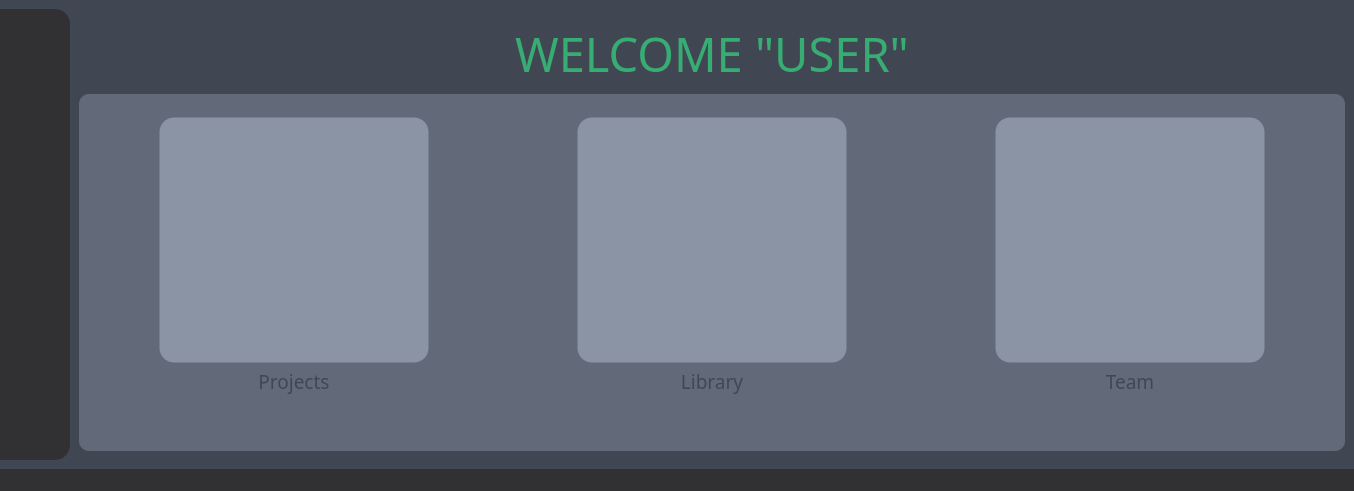
<?xml version="1.0" encoding="UTF-8"?>
<ui version="4.0">
 <class>PL_mainDashboard</class>
 <widget class="QMainWindow" name="PL_mainDashboard">
  <property name="geometry">
   <rect>
    <x>0</x>
    <y>0</y>
    <width>1354</width>
    <height>491</height>
   </rect>
  </property>
  <property name="windowTitle">
   <string>MainWindow</string>
  </property>
  <property name="styleSheet">
   <string notr="true">background-color: #414752;</string>
  </property>
  <widget class="QWidget" name="wdg_main_admin">
   <layout class="QHBoxLayout" name="horizontalLayout_3">
    <property name="spacing">
     <number>0</number>
    </property>
    <property name="leftMargin">
     <number>0</number>
    </property>
    <property name="rightMargin">
     <number>0</number>
    </property>
    <item>
     <widget class="QFrame" name="frm_menu_bar">
      <property name="maximumSize">
       <size>
        <width>70</width>
        <height>16777215</height>
       </size>
      </property>
      <property name="styleSheet">
       <string notr="true">background-color:#313134;
border-top-right-radius: 15px;
border-bottom-right-radius: 15px;</string>
      </property>
      <property name="frameShape">
       <enum>QFrame::NoFrame</enum>
      </property>
      <property name="frameShadow">
       <enum>QFrame::Plain</enum>
      </property>
      <layout class="QVBoxLayout" name="verticalLayout_5">
       <item>
        <widget class="QFrame" name="frm_logo">
         <property name="maximumSize">
          <size>
           <width>16777215</width>
           <height>70</height>
          </size>
         </property>
         <property name="frameShape">
          <enum>QFrame::NoFrame</enum>
         </property>
         <property name="frameShadow">
          <enum>QFrame::Plain</enum>
         </property>
         <layout class="QVBoxLayout" name="verticalLayout_6">
          <property name="spacing">
           <number>0</number>
          </property>
          <property name="leftMargin">
           <number>0</number>
          </property>
          <property name="topMargin">
           <number>0</number>
          </property>
          <property name="rightMargin">
           <number>0</number>
          </property>
          <property name="bottomMargin">
           <number>0</number>
          </property>
          <item>
           <widget class="QPushButton" name="btn_logo_pipeliam">
            <property name="maximumSize">
             <size>
              <width>150</width>
              <height>16777215</height>
             </size>
            </property>
            <property name="styleSheet">
             <string notr="true">QPushButton{background-color:transparent;border:none}

QPushButton:hovered{background-color:transparent;border:none}</string>
            </property>
            <property name="text">
             <string/>
            </property>
            <property name="icon">
             <iconset resource="../utils/utils.qrc">
              <normaloff>:/logo/logo/logo_green.png</normaloff>:/logo/logo/logo_green.png</iconset>
            </property>
            <property name="iconSize">
             <size>
              <width>70</width>
              <height>70</height>
             </size>
            </property>
            <property name="checked">
             <bool>false</bool>
            </property>
            <property name="default">
             <bool>false</bool>
            </property>
            <property name="flat">
             <bool>true</bool>
            </property>
           </widget>
          </item>
         </layout>
        </widget>
       </item>
       <item>
        <widget class="QFrame" name="frm_menu_bar_main">
         <property name="frameShape">
          <enum>QFrame::NoFrame</enum>
         </property>
         <property name="frameShadow">
          <enum>QFrame::Plain</enum>
         </property>
         <layout class="QVBoxLayout" name="verticalLayout_8">
          <property name="spacing">
           <number>0</number>
          </property>
          <property name="leftMargin">
           <number>0</number>
          </property>
          <property name="topMargin">
           <number>0</number>
          </property>
          <property name="rightMargin">
           <number>0</number>
          </property>
          <property name="bottomMargin">
           <number>0</number>
          </property>
          <item>
           <spacer name="verticalSpacer">
            <property name="orientation">
             <enum>Qt::Vertical</enum>
            </property>
            <property name="sizeType">
             <enum>QSizePolicy::Expanding</enum>
            </property>
            <property name="sizeHint" stdset="0">
             <size>
              <width>20</width>
              <height>332</height>
             </size>
            </property>
           </spacer>
          </item>
          <item>
           <widget class="QPushButton" name="btn_logout">
            <property name="maximumSize">
             <size>
              <width>50</width>
              <height>16777215</height>
             </size>
            </property>
            <property name="statusTip">
             <string/>
            </property>
            <property name="whatsThis">
             <string/>
            </property>
            <property name="styleSheet">
             <string notr="true">QPushButton{
	background-color:transparent;
	color:#414752;
}
QPushButton:hover{
	color:#313134;
	icon: url(:/icons/icons/logout_h.png);
	background-color:transparent;

}
QPushButton:pressed{
	background-color:transparent;
	color:#FFF;	
    icon: url(:/icons/icons/logout_h.png);
}</string>
            </property>
            <property name="text">
             <string/>
            </property>
            <property name="icon">
             <iconset resource="../utils/utils.qrc">
              <normaloff>:/icons/icons/logout.png</normaloff>:/icons/icons/logout.png</iconset>
            </property>
            <property name="iconSize">
             <size>
              <width>25</width>
              <height>25</height>
             </size>
            </property>
            <property name="flat">
             <bool>true</bool>
            </property>
           </widget>
          </item>
         </layout>
        </widget>
       </item>
      </layout>
     </widget>
    </item>
    <item>
     <widget class="QFrame" name="frm_menu">
      <property name="maximumSize">
       <size>
        <width>0</width>
        <height>16777215</height>
       </size>
      </property>
      <property name="styleSheet">
       <string notr="true"/>
      </property>
      <property name="frameShape">
       <enum>QFrame::NoFrame</enum>
      </property>
      <property name="frameShadow">
       <enum>QFrame::Plain</enum>
      </property>
      <layout class="QVBoxLayout" name="verticalLayout_7">
       <property name="spacing">
        <number>0</number>
       </property>
       <property name="leftMargin">
        <number>0</number>
       </property>
       <item>
        <spacer name="vs_menu_top">
         <property name="orientation">
          <enum>Qt::Vertical</enum>
         </property>
         <property name="sizeType">
          <enum>QSizePolicy::Fixed</enum>
         </property>
         <property name="sizeHint" stdset="0">
          <size>
           <width>20</width>
           <height>20</height>
          </size>
         </property>
        </spacer>
       </item>
       <item>
        <widget class="QFrame" name="frm_menu_back">
         <property name="styleSheet">
          <string notr="true">background-color : #626A79;
border-top-right-radius: 15px;
border-bottom-right-radius: 15px;</string>
         </property>
         <property name="frameShape">
          <enum>QFrame::StyledPanel</enum>
         </property>
         <property name="frameShadow">
          <enum>QFrame::Raised</enum>
         </property>
        </widget>
       </item>
      </layout>
     </widget>
    </item>
    <item>
     <widget class="QFrame" name="frm_main">
      <property name="frameShape">
       <enum>QFrame::NoFrame</enum>
      </property>
      <property name="frameShadow">
       <enum>QFrame::Plain</enum>
      </property>
      <layout class="QVBoxLayout" name="verticalLayout">
       <item>
        <widget class="QFrame" name="frm_top">
         <property name="maximumSize">
          <size>
           <width>16777215</width>
           <height>70</height>
          </size>
         </property>
         <property name="frameShape">
          <enum>QFrame::NoFrame</enum>
         </property>
         <property name="frameShadow">
          <enum>QFrame::Plain</enum>
         </property>
         <layout class="QHBoxLayout" name="horizontalLayout">
          <item>
           <widget class="QLabel" name="lab_welcome">
            <property name="font">
             <font>
              <family>TrendSansW00-One</family>
              <pointsize>35</pointsize>
              <weight>50</weight>
              <bold>false</bold>
             </font>
            </property>
            <property name="styleSheet">
             <string notr="true">color :#37ad74</string>
            </property>
            <property name="frameShape">
             <enum>QFrame::NoFrame</enum>
            </property>
            <property name="text">
             <string>WELCOME &quot;USER&quot;</string>
            </property>
            <property name="alignment">
             <set>Qt::AlignCenter</set>
            </property>
           </widget>
          </item>
         </layout>
        </widget>
       </item>
       <item>
        <widget class="QFrame" name="frm_bot">
         <property name="styleSheet">
          <string notr="true">QFrame{background-color:#626A79;border-radius:10px}</string>
         </property>
         <property name="frameShape">
          <enum>QFrame::NoFrame</enum>
         </property>
         <property name="frameShadow">
          <enum>QFrame::Plain</enum>
         </property>
         <layout class="QHBoxLayout" name="horizontalLayout_2">
          <item>
           <widget class="QFrame" name="frm_project">
            <property name="styleSheet">
             <string notr="true">QPushButton{
	background-color:#8B94A4;
	border-style: solid;
	border-color: transparent;
	border-width: 5px;
	border-radius: 17px;
	margin-left : 60px;
	margin-right : 60px;
	color:#414752;
}
QPushButton:hover{
	color:#313134;
	background-color:#FFF;

}
QPushButton:pressed{
	background-color:#313134;
	color:#FFF;	
    icon: url(:/icons/icons/folder_h.png);
	margin-left : 65px;
	margin-right : 65px;
	margin-top: 5px;
	margin-bottom : 5px;
}

QLabel:hover{
	color : #FFF;
}</string>
            </property>
            <property name="frameShape">
             <enum>QFrame::StyledPanel</enum>
            </property>
            <property name="frameShadow">
             <enum>QFrame::Raised</enum>
            </property>
            <layout class="QVBoxLayout" name="verticalLayout_2">
             <property name="spacing">
              <number>0</number>
             </property>
             <item>
              <widget class="QPushButton" name="btn_project">
               <property name="sizePolicy">
                <sizepolicy hsizetype="Preferred" vsizetype="Preferred">
                 <horstretch>0</horstretch>
                 <verstretch>0</verstretch>
                </sizepolicy>
               </property>
               <property name="maximumSize">
                <size>
                 <width>16777215</width>
                 <height>250</height>
                </size>
               </property>
               <property name="statusTip">
                <string/>
               </property>
               <property name="styleSheet">
                <string notr="true">QPushButton{
	background-color:#8B94A4;
	border-style: solid;
	border-color: transparent;
	border-width: 5px;
	border-radius: 17px;
	margin-left : 60px;
	margin-right : 60px;
	color:#414752;
}
QPushButton:hover{
	color:#313134;
	background-color:#FFF;

}
QPushButton:pressed{
	background-color:#313134;
	color:#FFF;	
    icon: url(:/icons/icons/folder_h.png);
	margin-left : 65px;
	margin-right : 65px;
	margin-top: 5px;
	margin-bottom : 5px;
}</string>
               </property>
               <property name="text">
                <string/>
               </property>
               <property name="icon">
                <iconset resource="../utils/utils.qrc">
                 <normaloff>:/icons/icons/folder.png</normaloff>:/icons/icons/folder.png</iconset>
               </property>
               <property name="iconSize">
                <size>
                 <width>60</width>
                 <height>60</height>
                </size>
               </property>
               <property name="flat">
                <bool>true</bool>
               </property>
              </widget>
             </item>
             <item>
              <widget class="QLabel" name="lab_project">
               <property name="maximumSize">
                <size>
                 <width>16777215</width>
                 <height>60</height>
                </size>
               </property>
               <property name="font">
                <font>
                 <family>TrendSansW00-One</family>
                 <pointsize>14</pointsize>
                 <weight>50</weight>
                 <bold>false</bold>
                </font>
               </property>
               <property name="styleSheet">
                <string notr="true">color :#414752;</string>
               </property>
               <property name="frameShape">
                <enum>QFrame::NoFrame</enum>
               </property>
               <property name="text">
                <string>Projects</string>
               </property>
               <property name="alignment">
                <set>Qt::AlignHCenter|Qt::AlignTop</set>
               </property>
              </widget>
             </item>
            </layout>
           </widget>
          </item>
          <item>
           <widget class="QFrame" name="frm_library">
            <property name="frameShape">
             <enum>QFrame::StyledPanel</enum>
            </property>
            <property name="frameShadow">
             <enum>QFrame::Raised</enum>
            </property>
            <layout class="QVBoxLayout" name="verticalLayout_3">
             <property name="spacing">
              <number>0</number>
             </property>
             <item>
              <widget class="QPushButton" name="btn_library">
               <property name="sizePolicy">
                <sizepolicy hsizetype="Preferred" vsizetype="Preferred">
                 <horstretch>0</horstretch>
                 <verstretch>0</verstretch>
                </sizepolicy>
               </property>
               <property name="maximumSize">
                <size>
                 <width>16777215</width>
                 <height>250</height>
                </size>
               </property>
               <property name="statusTip">
                <string/>
               </property>
               <property name="styleSheet">
                <string notr="true">QPushButton{
	background-color:#8B94A4;
	border-style: solid;
	border-color: transparent;
	border-width: 5px;
	border-radius: 17px;
	margin-left : 60px;
	margin-right : 60px;
	color:#414752;
}
QPushButton:hover{
	color:#313134;
	background-color:#FFF;

}
QPushButton:pressed{
	background-color:#313134;
	color:#FFF;	
    icon: url(:/icons/icons/images_h.png);
	margin-left : 65px;
	margin-right : 65px;
	margin-top: 5px;
	margin-bottom : 5px;
}</string>
               </property>
               <property name="text">
                <string/>
               </property>
               <property name="icon">
                <iconset resource="../utils/utils.qrc">
                 <normaloff>:/icons/icons/images.png</normaloff>:/icons/icons/images.png</iconset>
               </property>
               <property name="iconSize">
                <size>
                 <width>60</width>
                 <height>60</height>
                </size>
               </property>
               <property name="flat">
                <bool>true</bool>
               </property>
              </widget>
             </item>
             <item>
              <widget class="QLabel" name="lab_library">
               <property name="maximumSize">
                <size>
                 <width>16777215</width>
                 <height>60</height>
                </size>
               </property>
               <property name="font">
                <font>
                 <family>TrendSansW00-One</family>
                 <pointsize>14</pointsize>
                 <weight>50</weight>
                 <bold>false</bold>
                </font>
               </property>
               <property name="styleSheet">
                <string notr="true">color :#414752;</string>
               </property>
               <property name="frameShape">
                <enum>QFrame::NoFrame</enum>
               </property>
               <property name="text">
                <string>Library</string>
               </property>
               <property name="alignment">
                <set>Qt::AlignHCenter|Qt::AlignTop</set>
               </property>
              </widget>
             </item>
            </layout>
           </widget>
          </item>
          <item>
           <widget class="QFrame" name="frm_team">
            <property name="frameShape">
             <enum>QFrame::StyledPanel</enum>
            </property>
            <property name="frameShadow">
             <enum>QFrame::Raised</enum>
            </property>
            <layout class="QVBoxLayout" name="verticalLayout_4">
             <property name="spacing">
              <number>0</number>
             </property>
             <item>
              <widget class="QPushButton" name="btn_team">
               <property name="sizePolicy">
                <sizepolicy hsizetype="Preferred" vsizetype="Preferred">
                 <horstretch>0</horstretch>
                 <verstretch>0</verstretch>
                </sizepolicy>
               </property>
               <property name="maximumSize">
                <size>
                 <width>16777215</width>
                 <height>250</height>
                </size>
               </property>
               <property name="statusTip">
                <string/>
               </property>
               <property name="autoFillBackground">
                <bool>false</bool>
               </property>
               <property name="styleSheet">
                <string notr="true">QPushButton{
	background-color:#8B94A4;
	border-style: solid;
	border-color: transparent;
	border-width: 5px;
	border-radius: 17px;
	margin-left : 60px;
	margin-right : 60px;
	color:#414752;
}
QPushButton:hover{
	color:#313134;
	background-color:#FFF;

}
QPushButton:pressed{
	background-color:#313134;
	color:#FFF;	
    icon: url(:/icons/icons/user_h.png);
	margin-left : 65px;
	margin-right : 65px;
	margin-top: 5px;
	margin-bottom : 5px;
}</string>
               </property>
               <property name="text">
                <string/>
               </property>
               <property name="icon">
                <iconset resource="../utils/utils.qrc">
                 <normaloff>:/icons/icons/user.png</normaloff>:/icons/icons/user.png</iconset>
               </property>
               <property name="iconSize">
                <size>
                 <width>60</width>
                 <height>60</height>
                </size>
               </property>
               <property name="flat">
                <bool>true</bool>
               </property>
              </widget>
             </item>
             <item>
              <widget class="QLabel" name="lab_team">
               <property name="maximumSize">
                <size>
                 <width>16777215</width>
                 <height>60</height>
                </size>
               </property>
               <property name="font">
                <font>
                 <family>TrendSansW00-One</family>
                 <pointsize>14</pointsize>
                 <weight>50</weight>
                 <bold>false</bold>
                </font>
               </property>
               <property name="styleSheet">
                <string notr="true">color :#414752;</string>
               </property>
               <property name="frameShape">
                <enum>QFrame::NoFrame</enum>
               </property>
               <property name="text">
                <string>Team</string>
               </property>
               <property name="alignment">
                <set>Qt::AlignHCenter|Qt::AlignTop</set>
               </property>
              </widget>
             </item>
            </layout>
           </widget>
          </item>
         </layout>
        </widget>
       </item>
      </layout>
     </widget>
    </item>
   </layout>
  </widget>
  <widget class="QStatusBar" name="statusbar">
   <property name="font">
    <font>
     <family>TrendSansW00-One</family>
     <pointsize>8</pointsize>
    </font>
   </property>
   <property name="styleSheet">
    <string notr="true">color : #FFF;background-color: #313134;</string>
   </property>
  </widget>
 </widget>
 <resources>
  <include location="../utils/utils.qrc"/>
 </resources>
 <connections/>
</ui>
